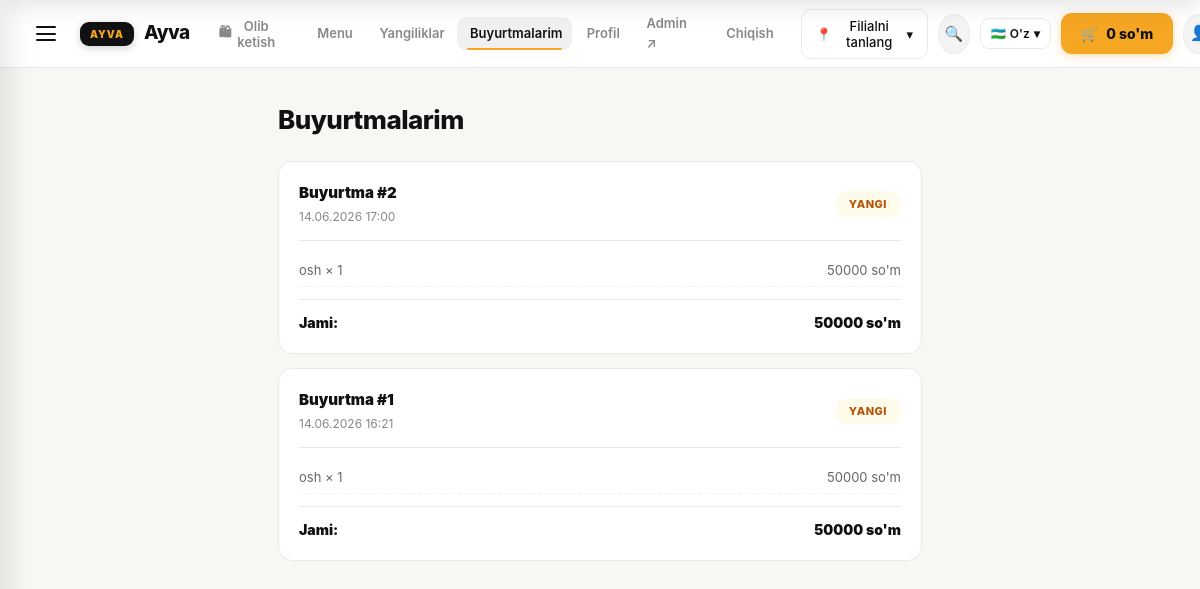
/orders/ (signed in), run on the app's committed database.
### menu_app/models.py (models this page shows, shortened)
class Buyurtma(models.Model):
    HOLAT = [
        ('yangi', 'Yangi'),
        ('tasdiqlandi', 'Tasdiqlandi'),
        ('yetkazilmoqda', "Yetkazilmoqda"),
        ('yakunlandi', 'Yakunlandi'),
        ('bekor', 'Bekor qilindi'),
    ]
    foydalanuvchi = models.ForeignKey(
        settings.AUTH_USER_MODEL, on_delete=models.SET_NULL, null=True, blank=True,
        related_name='buyurtmalar'
    )
    ism = models.CharField(max_length=100)
    telefon = models.CharField(max_length=20)
    manzil = models.CharField(max_length=255, blank=True)
    izoh = models.TextField(blank=True)
    jami = models.DecimalField(max_digits=14, decimal_places=2, default=0)
    holat = models.CharField(max_length=20, choices=HOLAT, default='yangi')
    yaratilgan = models.DateTimeField(auto_now_add=True)
    class Meta:
        verbose_name = "Buyurtma"
        verbose_name_plural = "Buyurtmalar"
        ordering = ['-yaratilgan']

class BuyurtmaQator(models.Model):
    buyurtma = models.ForeignKey(Buyurtma, on_delete=models.CASCADE, related_name='qatorlar')
    mahsulot = models.ForeignKey(Mahsulot, on_delete=models.SET_NULL, null=True)
    nomi = models.CharField(max_length=200)
    narxi = models.DecimalField(max_digits=12, decimal_places=2)
    soni = models.PositiveIntegerField(default=1)
    def jami(self):
        return self.narxi * self.soni

### menu_app/views.py (the view)
# urls.py: path('orders/', views.buyurtmalar_tarixi_view, name='buyurtmalar_tarixi'),
@login_required
def buyurtmalar_tarixi_view(request):
    buyurtmalar = Buyurtma.objects.filter(
        foydalanuvchi=request.user).prefetch_related('qatorlar')
    context = {'buyurtmalar': buyurtmalar}
    context.update(umumiy_context(request))
    return render(request, 'menu_app/buyurtmalar_tarixi.html', context)

### menu_app/savatcha.py (called while the page is built)
    def __len__(self):
        return sum(self.savatcha.values())

    def jami_narx(self):
        ids = list(self.savatcha.keys())
        if not ids:
            return Decimal('0')
        return sum(
            Mahsulot.objects.get(id=int(mid)).narxi * soni
            for mid, soni in self.savatcha.items()
        )

### menu_app/views.py (called while the page is built)
def umumiy_context(request):
    savatcha = Savatcha(request)
    return {
        'savatcha_soni': len(savatcha),
        'savatcha_jami': savatcha.jami_narx(),
    }

### menu_app/templates/menu_app/buyurtmalar_tarixi.html (shortened to what this page needs)
{% extends 'menu_app/base.html' %}
{% block content %}
<div class="savatcha-sahifa">
    <h1 class="sahifa-sarlavha">Buyurtmalarim</h1>
    {% if buyurtmalar %}
    {% for b in buyurtmalar %}
    <div class="buyurtma-karta">
        <div class="buyurtma-sarlavha">
            <div>
                <div class="buyurtma-id">Buyurtma #{{ b.id }}</div>
                <div class="buyurtma-sana">{{ b.yaratilgan|date:"d.m.Y H:i" }}</div>
            </div>
            <span class="holat-belgi holat-{{ b.holat }}">
                {{ b.get_holat_display }}
            </span>
        </div>
        {% for q in b.qatorlar.all %}
        <div class="buyurtma-qator-mini">
            <span>{{ q.nomi }} × {{ q.soni }}</span>
            <span>{{ q.jami|floatformat:0 }} so'm</span>
        </div>
        {% endfor %}
        <div class="buyurtma-jami-mini">
            <span>Jami:</span>
            <span>{{ b.jami|floatformat:0 }} so'm</span>
        </div>
    </div>
    {% endfor %}
    {% endif %}
</div>
{% endblock %}

### menu_app/static/menu_app/style.css (style rules this page uses)
*, *::before, *::after { margin:0; padding:0; box-sizing:border-box; }
:root { --sariq: #F5A623; --sariq-toq: #E09415; --sariq-yorqin: #FFC85A; --qora: #111111; --qora2: #1e1e1e; --wh: #ffffff; --bg: #F8F7F4; --card: #ffffff; --kulrang: #f4f4f4; --chegara: #EAEAEA; --matn-kul: #888; --radius: 14px; --r-sm: 8px; --r-pill: 100px; --shadow: 0 8px 28px rgba(0,0,0,0.10); --shadow-sm: 0 2px 10px rgba(0,0,0,0.07); --shadow-sariq: 0 4px 16px rgba(245,166,35,0.35); }
body { font-family:-apple-system,"Segoe UI",Roboto,Arial,sans-serif; background:var(--bg); color:var(--qora); min-height:100vh; line-height:1.5; }
.sahifa-sarlavha { font-size:26px; font-weight:800; margin-bottom:22px; letter-spacing:-0.5px; }
.savatcha-sahifa { max-width:700px; margin:0 auto; padding:32px 28px 80px; }
.buyurtma-karta { background:var(--card); border:1px solid var(--chegara); border-radius:var(--radius); padding:20px; margin-bottom:14px; transition:box-shadow 0.15s, border-color 0.15s; }
.buyurtma-sarlavha { display:flex; justify-content:space-between; align-items:center; margin-bottom:14px; padding-bottom:14px; border-bottom:1px solid var(--chegara); }
.buyurtma-id { font-weight:900; font-size:15px; }
.buyurtma-sana { color:var(--matn-kul); font-size:12px; margin-top:3px; }
.holat-belgi { font-size:11px; font-weight:800; padding:5px 14px; border-radius:var(--r-pill); text-transform:uppercase; letter-spacing:0.5px; }
.holat-yangi { background:#fffbeb; color:#b45309; }
.buyurtma-qator-mini { display:flex; justify-content:space-between; font-size:13px; color:#666; padding:6px 0; border-bottom:1px dashed #f0f0f0; }
.buyurtma-jami-mini { display:flex; justify-content:space-between; font-weight:900; font-size:14px; margin-top:12px; padding-top:12px; border-top:1px solid var(--chegara); }

### data on the page
Buyurtma: id "2", yaratilgan "14.06.2026 17:00", holat "YANGI", jami "50000"
BuyurtmaQator: nomi "osh", soni "1", jami "50000"
Buyurtma: id "1", yaratilgan "14.06.2026 16:21", holat "YANGI", jami "50000"
BuyurtmaQator: nomi "osh", soni "1", jami "50000"

### other printed values
{{ savatcha_jami|default:"0"|floatformat:0 }} "0"
